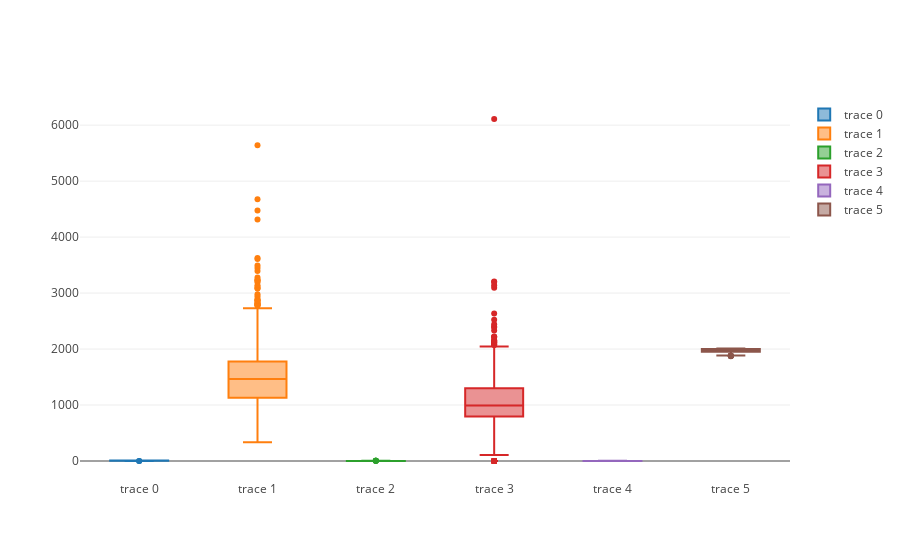

The code cell stored with this chart in its notebook:
### Code cell
##checkikng the outliers which affect the target variable
import plotly.plotly as py
import plotly.graph_objs as go

import numpy as np

y1=x['OverallQual'] 
y2=x['GrLivArea']
y3=x['GarageCars'] 
y4=x['TotalBsmtSF']
y5=x['FullBath'] 
y6=x['YearBuilt']


trace1 = go.Box(
    y=y1
)
trace2 = go.Box(
    y=y2
)
trace3 = go.Box(
    y=y3
)
trace4 = go.Box(
    y=y4
)
trace5 = go.Box(
    y=y5
)
trace6 = go.Box(
    y=y6
)
data = [trace1,trace2, trace3,trace4,trace5,trace6]
iplot(data)

### Figure 1 — Plotly figure (JSON) as saved in the notebook; plotly's stock layout.template omitted (floating-point values rounded to 4 significant figures; data arrays with more than 128 entries replaced by an {"elided": "..."} marker saying what was removed)
{"data": [{"type": "box", "y": {"elided": "1460 int values"}}, {"type": "box", "y": {"elided": "1460 int values"}}, {"type": "box", "y": {"elided": "1460 int values"}}, {"type": "box", "y": {"elided": "1460 int values"}}, {"type": "box", "y": {"elided": "1460 int values"}}, {"type": "box", "y": {"elided": "1460 int values"}}], "layout": {}}
